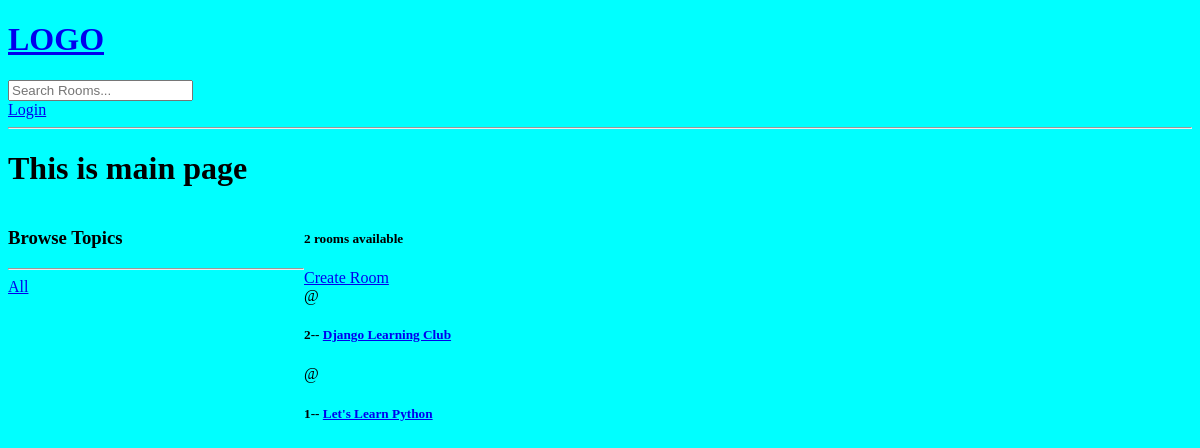
/, run on an earlier commit of the app's database.
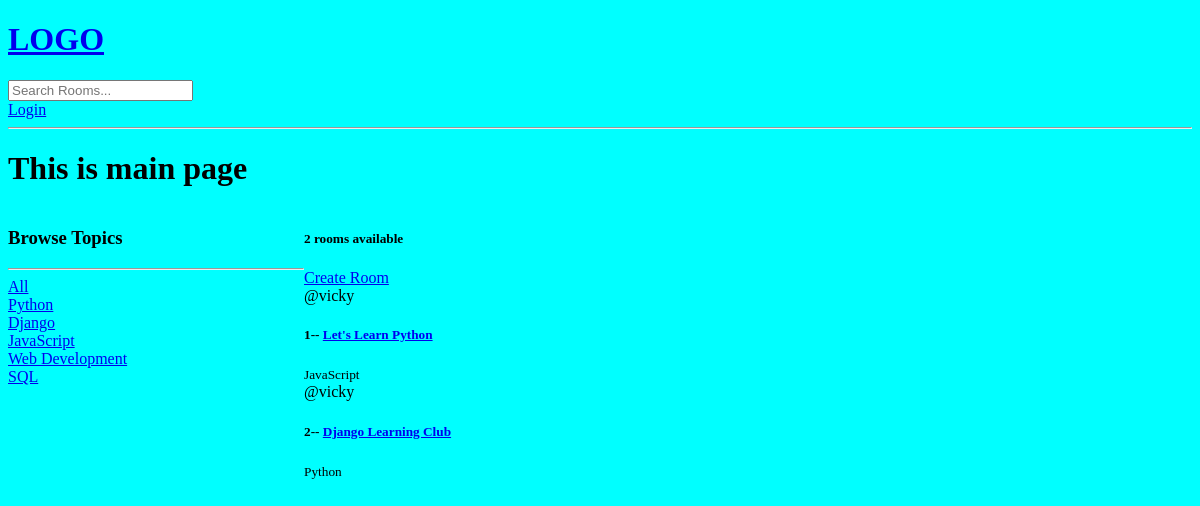
And on a later commit of the database.
### study/models.py (models this page shows, shortened)
class Room(models.Model):
    host = models.ForeignKey(User, on_delete=models.SET_NULL, null=True)
    topic = models.ForeignKey(Topic, on_delete=models.SET_NULL, null=True)
    name = models.CharField(max_length=250)
    description = models.TextField(blank=True, null=True)
    participants = models.ManyToManyField(User, related_name='participants', blank=True)
    updated = models.DateTimeField(auto_now=True)
    created = models.DateTimeField(auto_now_add=True)
    class Meta:
        ordering = ['-updated','-created']

class Topic(models.Model):
    name = models.CharField( max_length=250)

### study/views.py (the view)
# urls.py: path('', views.home, name="home"),
def home(request):
    q = request.GET.get('q') if request.GET.get('q') !=None else ''
    rooms= Room.objects.filter(
        Q(topic__name__icontains=q) |
        Q(name__icontains=q) |
        Q(description__icontains=q)
                            )
    topics = Topic.objects.all()
    room_count = rooms.count()
    room_messages = Message.objects.filter(Q(room__topic__name__icontains=q))
    context = {'rooms':rooms,
    'topics':topics,
    'room_count':room_count,
    'room_messages':room_messages}
    return render(request, 'study/home.html', context)

### study/templates/study/home.html (shortened to what this page needs)
{% extends 'main.html' %}
{% block content%}
<div class="home-container">
    <div>
        <h3>Browse Topics</h3>
        <hr>
        <div>
            <a href="{%url 'home' %}">All</a>
        </div>
        {% for topic in topics%}
        <div>
            <a href="{%url 'home' %}?q={{topic.name}}">{{topic.name}}</a>
        </div>
        {%endfor%}
    </div>
    <div>
        <h5>{{room_count}} rooms available</h5>
        <a href="{%url 'create-room' %}">Create Room</a>
        <div>
            {% for room in rooms%}
            <div>
                <span>@{{room.host.username}}</span>
                <h5>{{room.id}}-- <a href="{% url 'room' room.id %}">{{room.name}}</a></h5>
                <small>{{room.topic.name}}</small>
            </div>
            {% endfor%}
        </div>
    </div>
</div>
    {% endblock content%}

What changed in the data, as far as the page shows it:
added Topic: name "Python"
added Topic: name "Django"
added Topic: name "JavaScript"
added Topic: name "Web Development"
added Topic: name "SQL"
changed Room "Let's Learn Python": host.username (not shown) → "vicky"; topic.name (not shown) → "JavaScript"; moves up the list
changed Room "Django Learning Club": host.username (not shown) → "vicky"; topic.name (not shown) → "Python"
